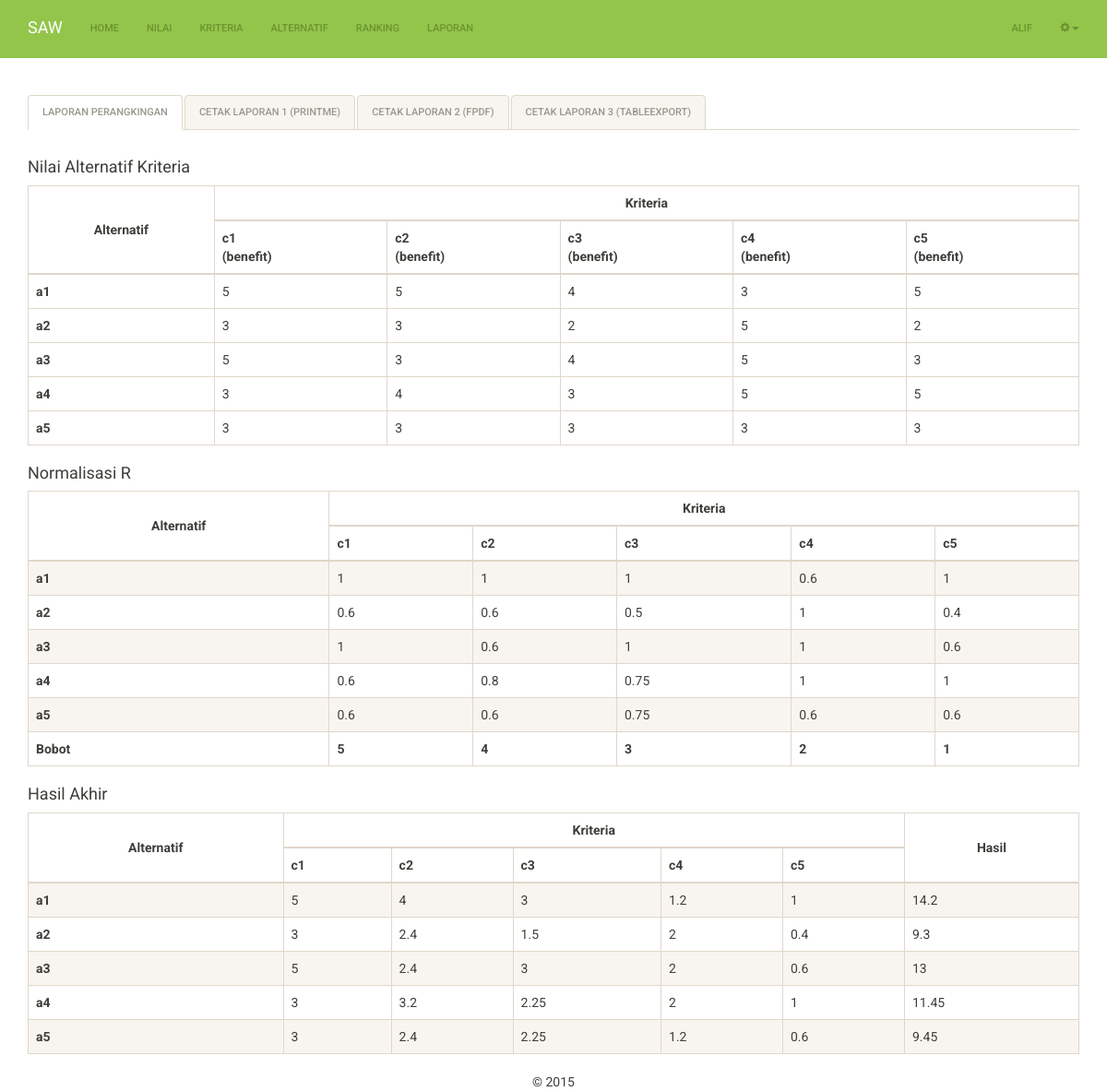
The page /laporan.php (signed in) on the database its author committed.
### tables this page shows
CREATE TABLE IF NOT EXISTS `kriteria` (
  `id_kriteria` int(11) NOT NULL,
  `nama_kriteria` varchar(255) NOT NULL,
  `tipe_kriteria` varchar(10) NOT NULL,
  `bobot_kriteria` double NOT NULL
);

CREATE TABLE IF NOT EXISTS `alternatif` (
  `id_alternatif` int(11) NOT NULL,
  `nama_alternatif` varchar(255) NOT NULL,
  `hasil_alternatif` double NOT NULL
);

CREATE TABLE IF NOT EXISTS `rangking` (
  `id_alternatif` int(11) NOT NULL,
  `id_kriteria` int(11) NOT NULL,
  `nilai_rangking` double NOT NULL,
  `nilai_normalisasi` double NOT NULL,
  `bobot_normalisasi` double NOT NULL
);

### includes/kriteria.inc.php (called while the page is built, shortened)
<?php
class Kriteria{
	private $conn;
	private $table_name = "kriteria";
	public function __construct($db){
		$this->conn = $db;
	}
	function readAll(){
		$query = "SELECT * FROM ".$this->table_name." ORDER BY id_kriteria ASC";
		$stmt = $this->conn->prepare( $query );
		$stmt->execute();
		return $stmt;
	}
}
?>

### includes/alternatif.inc.php (called while the page is built, shortened)
<?php
class Alternatif{
	private $conn;
	private $table_name = "alternatif";
	public function __construct($db){
		$this->conn = $db;
	}
	function readAll(){
		$query = "SELECT * FROM ".$this->table_name." ORDER BY id_alternatif ASC";
		$stmt = $this->conn->prepare( $query );
		$stmt->execute();
		return $stmt;
	}
}
?>

### includes/ranking.inc.php (called while the page is built, shortened)
<?php
class Rangking{
	private $conn;
	public function __construct($db){
		$this->conn = $db;
	}
	function readR($a){
		$query = "SELECT * FROM alternatif a, kriteria b, rangking c where a.id_alternatif=c.id_alternatif and b.id_kriteria=c.id_kriteria and c.id_alternatif='$a'";
		$stmt = $this->conn->prepare( $query );
		$stmt->execute();
		return $stmt;
	}
}
?>

### laporan.php (the view, shortened to what this page needs)
<?php
	$config = new Config();
	$db = $config->getConnection();
?>
<!DOCTYPE html>
<html lang="en">
	<head>
		<link href="css/bootstrap.min.css" rel="stylesheet">
		<link href="css/dataTables.bootstrap.min.css" rel="stylesheet">
	</head>
	<body>
		<nav class="navbar navbar-inverse navbar-static-top">
			<div class="container">
				<div class="navbar-header">
					<a class="navbar-brand" href="index.php">SAW</a>
				</div>
					<div class="collapse navbar-collapse" id="bs-example-navbar-collapse-1">
						<ul class="nav navbar-nav">
							<li><a href="index.php">Home</a></li>
							<li><a href="nilai.php">Nilai</a></li>
							<li><a href="kriteria.php">Kriteria</a></li>
							<li><a href="alternatif.php">Alternatif</a></li>
							<li><a href="ranking.php">Ranking</a></li>
							<li><a href="laporan.php">Laporan</a></li>
						</ul>
						<ul class="nav navbar-nav navbar-right">
							<li><a href="profil1.php"><?php echo $_SESSION['nama_lengkap'] ?></a></li>
							<li class="dropdown">
								<a href="#" class="dropdown-toggle" data-toggle="dropdown" role="button" aria-haspopup="true" aria-expanded="false">
									<span class="glyphicon glyphicon-cog"></span><span class="caret"></span>
								</a>
						</li>
					</ul>
				</div>
			</div>
		</nav>
		<div id="container" class="container">
			<?php
				include_once 'includes/alternatif.inc.php';
				$pro1 = new Alternatif($db);
				$stmt1= $pro1->readAll();
				$stmt1x = $pro1->readAll();
				$stmt1y = $pro1->readAll();
				include_once 'includes/kriteria.inc.php';
				$pro2 = new Kriteria($db);
				$stmt2 = $pro2->readAll();
				$stmt2x = $pro2->readAll();
				$stmt2y = $pro2->readAll();
				$stmt2yx = $pro2->readAll();
				include_once 'includes/ranking.inc.php';
				$pro = new Rangking($db);
			?>
			<br/>
			<div>
				<ul class="nav nav-tabs" role="tablist">
					<li role="presentation" class="active"><a href="#rangking" aria-controls="rangking" role="tab" data-toggle="tab">Laporan Perangkingan</a></li>
					<li role="presentation" style="cursor: pointer;"><a id="cetak" role="tab">Cetak Laporan 1 (PrintMe)</a></li>
					<li role="presentation"><a href="laporan-cetak.php" role="tab">Cetak Laporan 2 (FPDF)</a></li>
					<li role="presentation" style="cursor: pointer;"><a onClick ="$('#container').tableExport({type:'png',escape:'false'});" role="tab">Cetak Laporan 3 (tableExport)</a></li>
				</ul>
				<div class="tab-content">
					<div role="tabpanel" class="tab-pane active" id="rankking">
						<br/>
							<h4>Nilai Alternatif Kriteria</h4>
								<table width="100%" class="table table-stripsed table-bordered">
									<thead>
										<tr>
											<th rowspan="2" style="vertical-align: middle" class="text-center">Alternatif</th>
											<th colspan="<?php echo $stmt2x->rowCount(); ?>" class="text-center">Kriteria</th>
										</tr>
										<tr>
											<?php
												while ($row2x = $stmt2x->fetch(PDO::FETCH_ASSOC)){
											?>
												<th><?php echo $row2x['nama_kriteria'] ?><br/>
													(<?php echo $row2x['tipe_kriteria'] ?>)
												</th>
												<?php
													}
												?>
										</tr>
									</thead>
									<tbody>
										<?php
											while ($row1x = $stmt1x->fetch(PDO::FETCH_ASSOC)){
										?>
											<tr>
												<th><?php echo $row1x['nama_alternatif'] ?></th>
												<?php
													$ax = $row1x['id_alternatif'];
													$stmtrx = $pro->readR($ax);
													while ($rowrx = $stmtrx->fetch(PDO::FETCH_ASSOC)){
												?>
												<td>
													<?php
														echo $rowrx['nilai_rangking'];
													?>
												</td>
												<?php
													}
												?>
											</tr>
										<?php
											}
										?>
									</tbody>
								</table>
					<h4>Normalisasi R</h4>
						<table width="100%" class="table table-striped table-bordered">
					<thead>
						<tr>
							<th rowspan="2" style="vertical-align: middle" class="text-center">Alternatif</th>
							<th colspan="<?php echo $stmt2y->rowCount(); ?>" class="text-center">Kriteria</th>
						</tr>
						<tr>
						<?php
							while ($row2y = $stmt2y->fetch(PDO::FETCH_ASSOC)){
						?>
		                <th><?php echo $row2y['nama_kriteria'] ?></th>
		            <?php
					}
					?>
		            </tr>
		        </thead>
		        <tbody>
				<?php
					while ($row1y = $stmt1y->fetch(PDO::FETCH_ASSOC)){
				?>
		            <tr>
		                <th><?php echo $row1y['nama_alternatif'] ?></th>
		                <?php
		                $ay= $row1y['id_alternatif'];
						$stmtry = $pro->readR($ay);
						while ($rowry = $stmtry->fetch(PDO::FETCH_ASSOC)){
						?>
		                <td>
		                	<?php
		                	echo $rowry['nilai_normalisasi'];
		                	?>
		                </td>
		                <?php
		                }
						?>
		            </tr>
			<?php
			}
			?><tr>
			<td><b>Bobot</b></td>
		            <?php
					while ($row2yx = $stmt2yx->fetch(PDO::FETCH_ASSOC)){
					?>
		                <td><b><?php echo $row2yx['bobot_kriteria'] ?></b></td>
		            <?php
					}
					?>
		            </tr>
		        </tbody>
		    </table>
		    <h4>Hasil Akhir</h4>
			<table width="100%" id="table-akhir" class="table table-striped table-bordered">
		        <thead>
		            <tr>
		                <th rowspan="2" style="vertical-align: middle" class="text-center">Alternatif</th>
		                <th colspan="<?php echo $stmt2->rowCount(); ?>" class="text-center">Kriteria</th>
		                <th rowspan="2" style="vertical-align: middle" class="text-center">Hasil</th>
		            </tr>
		            <tr>
		            <?php
					while ($row2 = $stmt2->fetch(PDO::FETCH_ASSOC)){
					?>
		                <th><?php echo $row2['nama_kriteria'] ?></th>
		            <?php
					}
					?>
		            </tr>
		        </thead>
		        <tbody>
		<?php
		while ($row1 = $stmt1->fetch(PDO::FETCH_ASSOC)){
		?>
		            <tr>
		                <th><?php echo $row1['nama_alternatif'] ?></th>
		                <?php
		                $a= $row1['id_alternatif'];
						$stmtr = $pro->readR($a);
						while ($rowr = $stmtr->fetch(PDO::FETCH_ASSOC)){
						?>
		                <td>
		                	<?php
		                	echo $rowr['bobot_normalisasi'];
		                	?>
		                </td>
		                <?php
		                }
						?>
						<td>
							<?php
							echo $row1['hasil_alternatif'];
							?>
						</td>
		            </tr>
				<?php
					}
				?>
		        </tbody>
		    </table>
	    </div>
	  </div>
	</div>
	<footer class="text-center">&copy; 2015</footer>
	</div>
	</body>
</html>

### rows shown on the page
kriteria: nama_kriteria "c1", tipe_kriteria "benefit", bobot_kriteria "5"
kriteria: nama_kriteria "c2", tipe_kriteria "benefit", bobot_kriteria "4"
kriteria: nama_kriteria "c3", tipe_kriteria "benefit", bobot_kriteria "3"
kriteria: nama_kriteria "c4", tipe_kriteria "benefit", bobot_kriteria "2"
kriteria: nama_kriteria "c5", tipe_kriteria "benefit", bobot_kriteria "1"
alternatif: nama_alternatif "a1", hasil_alternatif "14.2"
rangking: nilai_rangking "5", nilai_normalisasi "1", bobot_normalisasi "5"
rangking: nilai_rangking "5", nilai_normalisasi "1", bobot_normalisasi "4"
rangking: nilai_rangking "4", nilai_normalisasi "1", bobot_normalisasi "3"
rangking: nilai_rangking "3", nilai_normalisasi "0.6", bobot_normalisasi "1.2"
rangking: nilai_rangking "5", nilai_normalisasi "1", bobot_normalisasi "1"
alternatif: nama_alternatif "a2", hasil_alternatif "9.3"
rangking: nilai_rangking "3", nilai_normalisasi "0.6", bobot_normalisasi "3"
rangking: nilai_rangking "3", nilai_normalisasi "0.6", bobot_normalisasi "2.4"
rangking: nilai_rangking "2", nilai_normalisasi "0.5", bobot_normalisasi "1.5"
rangking: nilai_rangking "5", nilai_normalisasi "1", bobot_normalisasi "2"
rangking: nilai_rangking "2", nilai_normalisasi "0.4", bobot_normalisasi "0.4"
alternatif: nama_alternatif "a3", hasil_alternatif "13"
rangking: nilai_rangking "5", nilai_normalisasi "1", bobot_normalisasi "5"
rangking: nilai_rangking "3", nilai_normalisasi "0.6", bobot_normalisasi "2.4"
rangking: nilai_rangking "4", nilai_normalisasi "1", bobot_normalisasi "3"
rangking: nilai_rangking "5", nilai_normalisasi "1", bobot_normalisasi "2"
rangking: nilai_rangking "3", nilai_normalisasi "0.6", bobot_normalisasi "0.6"
alternatif: nama_alternatif "a4", hasil_alternatif "11.45"
rangking: nilai_rangking "3", nilai_normalisasi "0.6", bobot_normalisasi "3"
rangking: nilai_rangking "4", nilai_normalisasi "0.8", bobot_normalisasi "3.2"
rangking: nilai_rangking "3", nilai_normalisasi "0.75", bobot_normalisasi "2.25"
rangking: nilai_rangking "5", nilai_normalisasi "1", bobot_normalisasi "2"
rangking: nilai_rangking "5", nilai_normalisasi "1", bobot_normalisasi "1"
alternatif: nama_alternatif "a5", hasil_alternatif "9.45"
rangking: nilai_rangking "3", nilai_normalisasi "0.6", bobot_normalisasi "3"
rangking: nilai_rangking "3", nilai_normalisasi "0.6", bobot_normalisasi "2.4"
rangking: nilai_rangking "3", nilai_normalisasi "0.75", bobot_normalisasi "2.25"
rangking: nilai_rangking "3", nilai_normalisasi "0.6", bobot_normalisasi "1.2"
rangking: nilai_rangking "3", nilai_normalisasi "0.6", bobot_normalisasi "0.6"

### other values the page prints
$_SESSION['nama_lengkap'] "ALIF"
